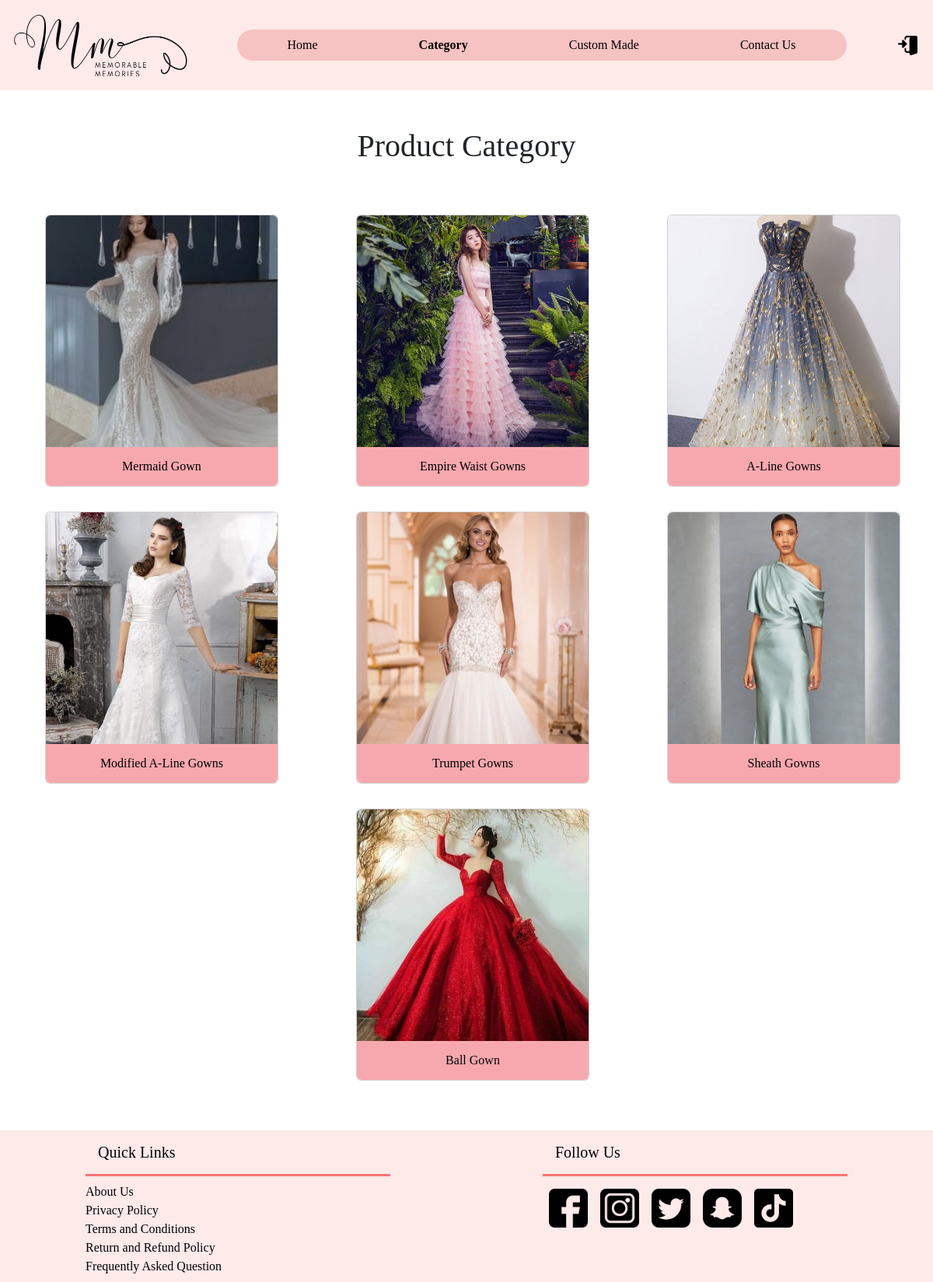
The page /customer/category.php on the database its author committed.
### tables this page shows
CREATE TABLE `category` (
  `category_id` int(5) NOT NULL,
  `category_image` varchar(50) DEFAULT NULL,
  `category_name` varchar(50) NOT NULL,
  `category_description` mediumtext NOT NULL
);

### customer/category.php (the view, shortened to what this page needs)
<!DOCTYPE HTML>
<html>
<head>
    <link href="https://cdn.jsdelivr.net/npm/bootstrap@5.2.0-beta1/dist/css/bootstrap.min.css" rel="stylesheet">
    <link href="../css/shared.css" rel="stylesheet">
    <link href="../css/category.css" rel="stylesheet">
</head>
<body>
    <div class="container-fluid p-0">
        <?php
        include '../config/dbase.php';
        include 'navigationBar.php';
        $categoryQuery = "SELECT category_id, category_image, category_name FROM category";
        $categoryStmt = $con->prepare($categoryQuery);
        $categoryStmt->execute();
        ?>
        <div class="category">
            <h1 class="text-center my-5">Product Category</h1>
            <div class="categoryItems d-flex flex-wrap justify-content-around">
                <?php
                    while ($categoryRow = $categoryStmt->fetch(PDO::FETCH_ASSOC)) {
                        extract($categoryRow);
                        echo "<div class='categoryDisplay card col-10 col-md-5 col-lg-3 d-flex flex-column justify-content-center my-3 ms-3 '>";
                            $category_image = $categoryRow['category_image'];
                            echo "<a href='category_detail.php?category_id={$category_id}'><img src='$category_image' class='categoryImage d-flex justify-content-center rounded-top'></a>";
                            echo "<a href='category_detail.php?category_id={$category_id}' class='categoryName text-center text-decoration-none rounded-bottom'>$category_name</a>";
                        echo "</div>";
                    }
                ?>
                </div>
            </div>
        </div>
        <?php
        include 'footer.php';
        ?>
</body>
</html>

### css/shared.css (style rules this page uses)
html, body { font-family: "Comic Sans MS", "Comic Sans", cursive; }

### css/category.css (style rules this page uses)
.categoryImage { width: 100%; height: 100%; }
.categoryName { background-color: #f7A8AE; height: 50px; display: flex; justify-content: center; align-items:center ; }
.categoryName { color: black; }

### rows shown on the page
category: category_image (picture), category_name "Mermaid Gown"
category: category_image (picture), category_name "Empire Waist Gowns"
category: category_image (picture), category_name "A-Line Gowns"
category: category_image (picture), category_name "Modified A-Line Gowns"
category: category_image (picture), category_name "Trumpet Gowns"
category: category_image (picture), category_name "Sheath Gowns"
category: category_image (picture), category_name "Ball Gown"
